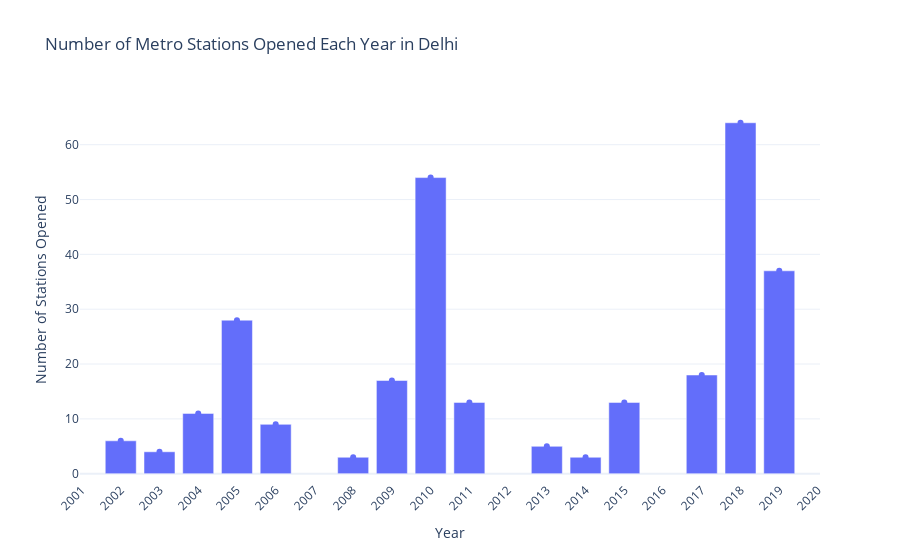

Notebook source saved alongside this figure:
### Code cell
# counting the number of stations opened each year
stations_per_year = df['Opening Year'].value_counts().sort_index()

stations_per_year_df = stations_per_year.reset_index()
stations_per_year_df.columns = ['Year', 'Number of Stations']

fig = px.bar(stations_per_year_df, x='Year', y='Number of Stations',
             title="Number of Metro Stations Opened Each Year in Delhi",
             labels={'Year': 'Year', 'Number of Stations': 'Number of Stations Opened'})

fig.update_layout(xaxis_tickangle=-45, xaxis=dict(tickmode='linear'),
                  yaxis=dict(title='Number of Stations Opened'),
                  xaxis_title="Year")

fig.add_trace(px.scatter(stations_per_year_df, x='Year', y='Number of Stations').data[0])


fig.show()

### Figure 1 — Plotly figure (JSON) as saved in the notebook; plotly's stock layout.template omitted (floating-point values rounded to 4 significant figures)
{"data": [{"alignmentgroup": "True", "hovertemplate": "Year=%{x}<br>Number of Stations Opened=%{y}<extra></extra>", "legendgroup": "", "marker": {"color": "#636efa", "pattern": {"shape": ""}}, "name": "", "offsetgroup": "", "orientation": "v", "showlegend": false, "textposition": "auto", "type": "bar", "x": [2002, 2003, 2004, 2005, 2006, 2008, 2009, 2010, 2011, 2013, 2014, 2015, 2017, 2018, 2019], "xaxis": "x", "y": [6, 4, 11, 28, 9, 3, 17, 54, 13, 5, 3, 13, 18, 64, 37], "yaxis": "y"}, {"hovertemplate": "Year=%{x}<br>Number of Stations=%{y}<extra></extra>", "legendgroup": "", "marker": {"color": "#636efa", "symbol": "circle"}, "mode": "markers", "name": "", "orientation": "v", "showlegend": false, "type": "scatter", "x": [2002, 2003, 2004, 2005, 2006, 2008, 2009, 2010, 2011, 2013, 2014, 2015, 2017, 2018, 2019], "xaxis": "x", "y": [6, 4, 11, 28, 9, 3, 17, 54, 13, 5, 3, 13, 18, 64, 37], "yaxis": "y"}], "layout": {"barmode": "relative", "legend": {"tracegroupgap": 0}, "title": {"text": "Number of Metro Stations Opened Each Year in Delhi"}, "xaxis": {"anchor": "y", "domain": [0, 1], "tickangle": -45, "tickmode": "linear", "title": {"text": "Year"}}, "yaxis": {"anchor": "x", "domain": [0, 1], "title": {"text": "Number of Stations Opened"}}}}
